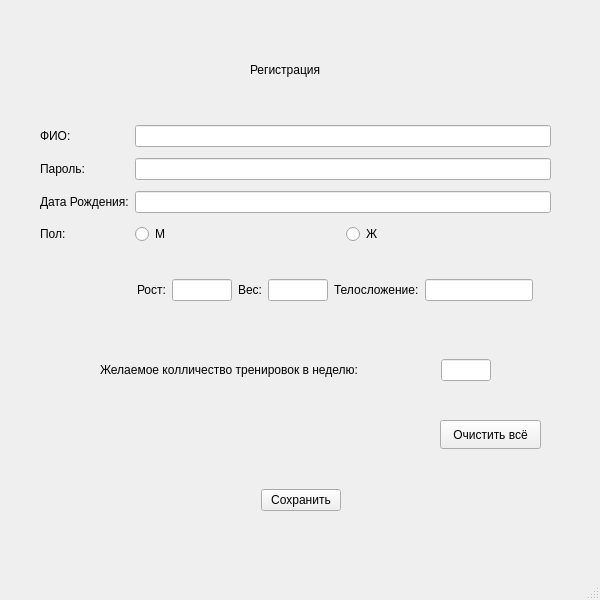
<?xml version="1.0" encoding="UTF-8"?>
<ui version="4.0">
 <class>registr</class>
 <widget class="QMainWindow" name="registr">
  <property name="geometry">
   <rect>
    <x>0</x>
    <y>0</y>
    <width>600</width>
    <height>600</height>
   </rect>
  </property>
  <property name="windowTitle">
   <string>MainWindow</string>
  </property>
  <widget class="QWidget" name="centralwidget">
   <widget class="QWidget" name="horizontalLayoutWidget_4">
    <property name="geometry">
     <rect>
      <x>0</x>
      <y>460</y>
      <width>601</width>
      <height>80</height>
     </rect>
    </property>
    <layout class="QHBoxLayout" name="horizontalLayout_4">
     <item>
      <spacer name="horizontalSpacer_4">
       <property name="orientation">
        <enum>Qt::Horizontal</enum>
       </property>
       <property name="sizeHint" stdset="0">
        <size>
         <width>40</width>
         <height>20</height>
        </size>
       </property>
      </spacer>
     </item>
     <item>
      <widget class="QPushButton" name="pushButton_2">
       <property name="text">
        <string>Сохранить</string>
       </property>
      </widget>
     </item>
     <item>
      <spacer name="horizontalSpacer_5">
       <property name="orientation">
        <enum>Qt::Horizontal</enum>
       </property>
       <property name="sizeHint" stdset="0">
        <size>
         <width>40</width>
         <height>20</height>
        </size>
       </property>
      </spacer>
     </item>
    </layout>
   </widget>
   <widget class="QWidget" name="horizontalLayoutWidget_3">
    <property name="geometry">
     <rect>
      <x>100</x>
      <y>330</y>
      <width>391</width>
      <height>80</height>
     </rect>
    </property>
    <layout class="QHBoxLayout" name="horizontalLayout_3">
     <item>
      <widget class="QLabel" name="label_9">
       <property name="sizePolicy">
        <sizepolicy hsizetype="Expanding" vsizetype="Preferred">
         <horstretch>0</horstretch>
         <verstretch>0</verstretch>
        </sizepolicy>
       </property>
       <property name="text">
        <string>Желаемое колличество тренировок в неделю:</string>
       </property>
      </widget>
     </item>
     <item>
      <widget class="QLineEdit" name="kollich">
       <property name="sizePolicy">
        <sizepolicy hsizetype="Fixed" vsizetype="Maximum">
         <horstretch>0</horstretch>
         <verstretch>0</verstretch>
        </sizepolicy>
       </property>
       <property name="maximumSize">
        <size>
         <width>50</width>
         <height>16777215</height>
        </size>
       </property>
       <property name="autoFillBackground">
        <bool>true</bool>
       </property>
      </widget>
     </item>
    </layout>
   </widget>
   <widget class="QPushButton" name="pushButton">
    <property name="geometry">
     <rect>
      <x>440</x>
      <y>420</y>
      <width>101</width>
      <height>29</height>
     </rect>
    </property>
    <property name="text">
     <string>Очистить всё</string>
    </property>
   </widget>
   <widget class="QLabel" name="label">
    <property name="geometry">
     <rect>
      <x>250</x>
      <y>60</y>
      <width>91</width>
      <height>20</height>
     </rect>
    </property>
    <property name="text">
     <string>Регистрация</string>
    </property>
   </widget>
   <widget class="QWidget" name="gridLayoutWidget">
    <property name="geometry">
     <rect>
      <x>40</x>
      <y>120</y>
      <width>511</width>
      <height>131</height>
     </rect>
    </property>
    <layout class="QGridLayout" name="gridLayout">
     <item row="2" column="0">
      <widget class="QLabel" name="label_4">
       <property name="text">
        <string>Дата Рождения:</string>
       </property>
      </widget>
     </item>
     <item row="0" column="1">
      <widget class="QLineEdit" name="FIO"/>
     </item>
     <item row="2" column="1">
      <widget class="QLineEdit" name="data"/>
     </item>
     <item row="1" column="0">
      <widget class="QLabel" name="label_3">
       <property name="text">
        <string>Пароль:</string>
       </property>
      </widget>
     </item>
     <item row="1" column="1">
      <widget class="QLineEdit" name="password"/>
     </item>
     <item row="0" column="0">
      <widget class="QLabel" name="label_2">
       <property name="text">
        <string>ФИО:</string>
       </property>
      </widget>
     </item>
     <item row="3" column="0">
      <widget class="QLabel" name="label_5">
       <property name="text">
        <string>Пол:</string>
       </property>
      </widget>
     </item>
     <item row="3" column="1">
      <layout class="QHBoxLayout" name="horizontalLayout">
       <item>
        <widget class="QRadioButton" name="radioButton_2">
         <property name="text">
          <string>М</string>
         </property>
        </widget>
       </item>
       <item>
        <widget class="QRadioButton" name="radioButton">
         <property name="text">
          <string>Ж</string>
         </property>
        </widget>
       </item>
      </layout>
     </item>
    </layout>
   </widget>
   <widget class="QWidget" name="horizontalLayoutWidget_2">
    <property name="geometry">
     <rect>
      <x>0</x>
      <y>250</y>
      <width>601</width>
      <height>80</height>
     </rect>
    </property>
    <layout class="QHBoxLayout" name="horizontalLayout_2">
     <item>
      <spacer name="horizontalSpacer_2">
       <property name="orientation">
        <enum>Qt::Horizontal</enum>
       </property>
       <property name="sizeHint" stdset="0">
        <size>
         <width>40</width>
         <height>20</height>
        </size>
       </property>
      </spacer>
     </item>
     <item>
      <spacer name="horizontalSpacer_3">
       <property name="orientation">
        <enum>Qt::Horizontal</enum>
       </property>
       <property name="sizeHint" stdset="0">
        <size>
         <width>40</width>
         <height>20</height>
        </size>
       </property>
      </spacer>
     </item>
     <item>
      <widget class="QLabel" name="label_8">
       <property name="text">
        <string>Рост:</string>
       </property>
      </widget>
     </item>
     <item>
      <widget class="QLineEdit" name="rost">
       <property name="sizePolicy">
        <sizepolicy hsizetype="Fixed" vsizetype="Fixed">
         <horstretch>0</horstretch>
         <verstretch>0</verstretch>
        </sizepolicy>
       </property>
       <property name="maximumSize">
        <size>
         <width>60</width>
         <height>16777215</height>
        </size>
       </property>
      </widget>
     </item>
     <item>
      <widget class="QLabel" name="label_7">
       <property name="text">
        <string>Вес:</string>
       </property>
      </widget>
     </item>
     <item>
      <widget class="QLineEdit" name="massa">
       <property name="maximumSize">
        <size>
         <width>60</width>
         <height>16777215</height>
        </size>
       </property>
      </widget>
     </item>
     <item>
      <widget class="QLabel" name="label_6">
       <property name="text">
        <string>Телосложение:</string>
       </property>
      </widget>
     </item>
     <item>
      <widget class="QLineEdit" name="body"/>
     </item>
     <item>
      <spacer name="horizontalSpacer">
       <property name="orientation">
        <enum>Qt::Horizontal</enum>
       </property>
       <property name="sizeHint" stdset="0">
        <size>
         <width>40</width>
         <height>20</height>
        </size>
       </property>
      </spacer>
     </item>
    </layout>
   </widget>
  </widget>
  <widget class="QMenuBar" name="menubar">
   <property name="geometry">
    <rect>
     <x>0</x>
     <y>0</y>
     <width>600</width>
     <height>26</height>
    </rect>
   </property>
  </widget>
  <widget class="QStatusBar" name="statusbar"/>
 </widget>
 <resources/>
 <connections/>
</ui>
